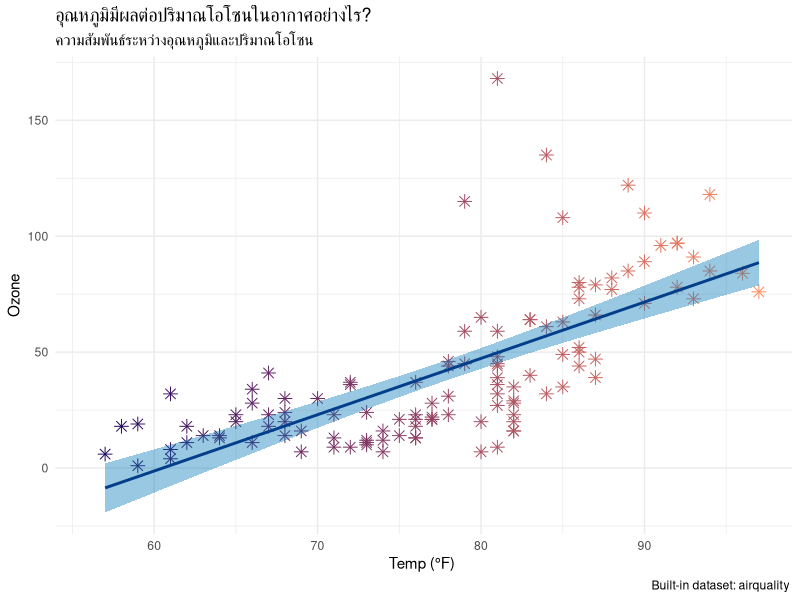
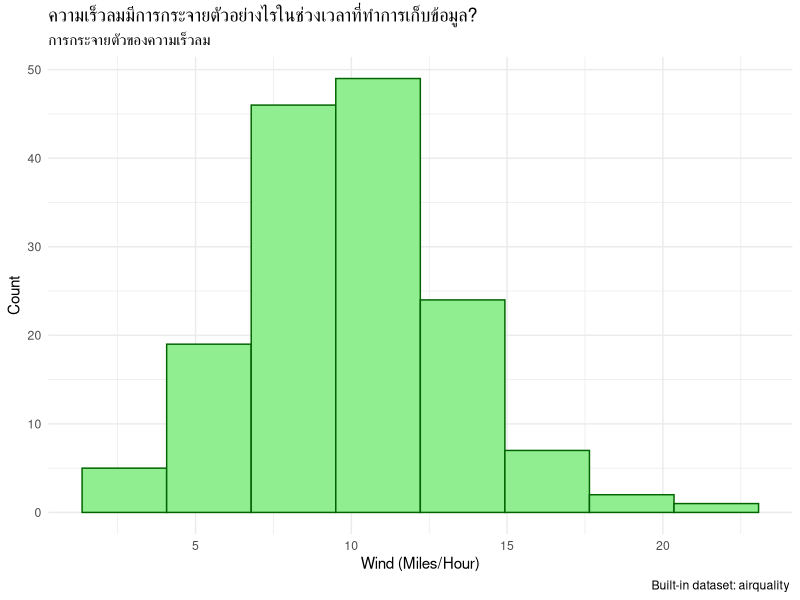
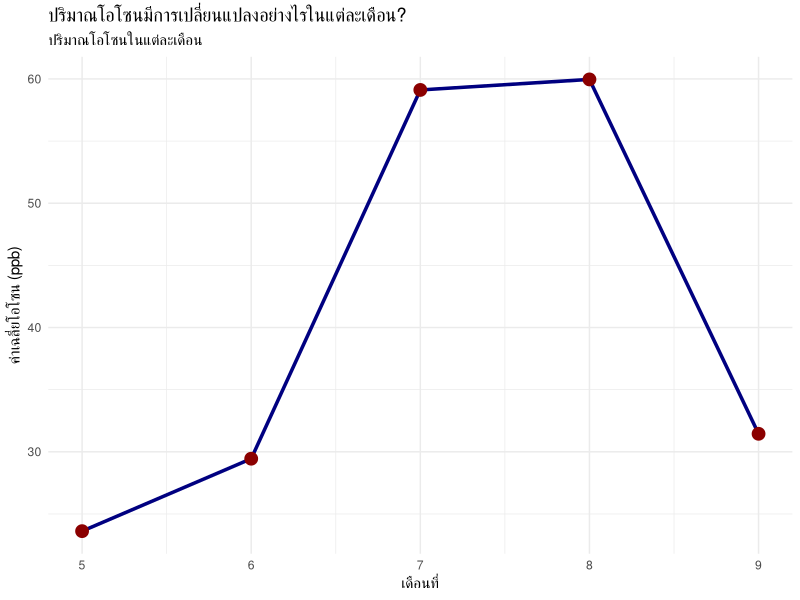
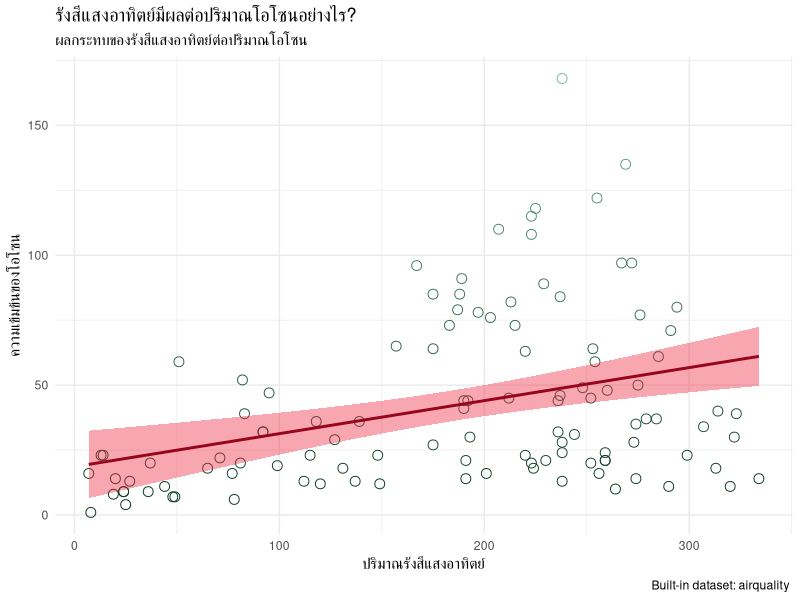
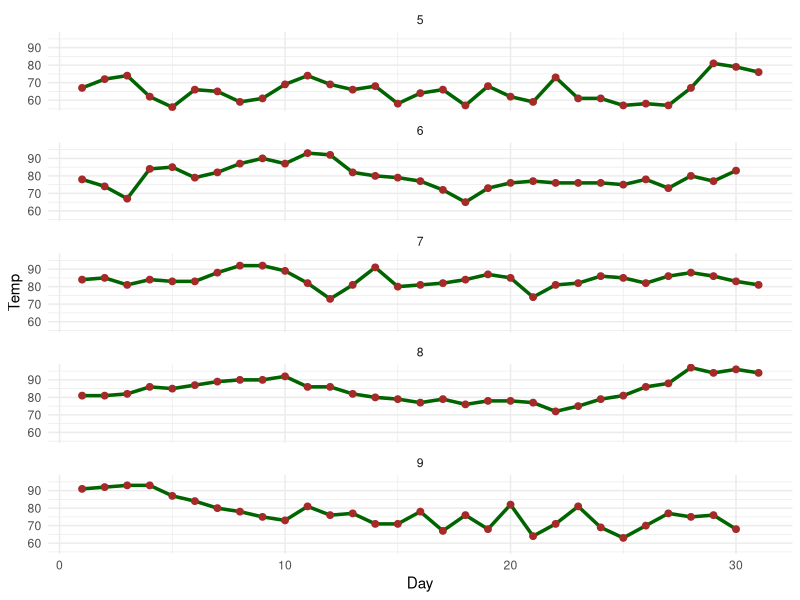

Source code (R) for these figures, in order:
## Homework Visualization
library(tidyverse)
library(ggplot2)
data(airquality)

# let's look at our dataset 
glimpse(airquality) 
head(airquality) 

# ความสัมพันธ์ระหว่างอุณหภูมิและปริมาณโอโซน
ggplot(airquality, aes(Temp, Ozone, color = Temp)) +
  geom_point(shape = 8, size = 3, na.rm = TRUE, show.legend = FALSE) +
  scale_color_gradient(low = "#03045e", high = "#ff8a5b") +
  geom_smooth(method = 'lm', se=TRUE, na.rm = TRUE, 
              fill='#0077b6',color='#023E8A') +
  theme_minimal() +
  labs(title = 'อุณหภูมิมีผลต่อปริมาณโอโซนในอากาศอย่างไร?',
       subtitle = 'ความสัมพันธ์ระหว่างอุณหภูมิและปริมาณโอโซน',
       caption = 'Built-in dataset: airquality ',
       x = 'Temp (°F) ',
       y = 'Ozone')

## correlation: Temp -> Ozone
airquality %>%
  filter(!is.na(Temp), !is.na(Ozone)) %>%
  summarise(corre_ = cor(Temp, Ozone))


# การกระจายตัวของความเร็วลม
ggplot(airquality,
       mapping = aes(Wind)) + 
  geom_histogram(bins = 8, fill = 'lightgreen', color='darkgreen') +
  theme_minimal() +
  labs(title = 'ความเร็วลมมีการกระจายตัวอย่างไรในช่วงเวลาที่ทำการเก็บข้อมูล?',
       subtitle = 'การกระจายตัวของความเร็วลม',
       caption = 'Built-in dataset: airquality ',
       x = 'Wind (Miles/Hour)',
       y = 'Count')


## freq table
airquality %>% 
  summarise(min_ = min(Wind),
            max_ = max(Wind))
# ความกว้าง = (20.7 - 1.7) / 8 = 2.375

# สร้างช่วงของข้อมูล
breaks <- seq(1.7, 20.7, by = 2.375)

# แบ่งช่วงข้อมูล
airquality <- airquality %>%
  mutate(Wind_cut = cut(Wind, breaks = breaks, include.lowest = TRUE))

# สร้างตารางแจกแจงความถี่
table(airquality$Wind_cut)



# ปริมาณโอโซนในแต่ละเดือน
airquality %>% 
  filter(!is.na(Ozone)) %>%
  group_by(Month) %>% 
  summarise(avg_ozone = mean(Ozone)) %>%
  ggplot(aes(Month, avg_ozone)) +
  geom_line(color = "navy", size = 1.2) +
  geom_point(color = "darkred", size = 4) +
  labs(title = "ปริมาณโอโซนมีการเปลี่ยนแปลงอย่างไรในแต่ละเดือน?",
       subtitle = "ปริมาณโอโซนในแต่ละเดือน", 
       x = "เดือนที่",
       y = "ค่าเฉลี่ยโอโซน (ppb)") +
  theme_minimal()
  
# table
airquality %>% 
  filter(!is.na(Ozone)) %>%
  group_by(Month) %>% 
  summarise(avg_ozone = mean(Ozone))


# ผลกระทบของรังสีแสงอาทิตย์ต่อปริมาณโอโซน
airquality %>%
  filter(!is.na(Ozone), !is.na(Solar.R)) %>%
  ggplot(aes(Solar.R, Ozone, color = Ozone)) + 
  geom_point(shape = 1, size = 3, show.legend = FALSE) +
  scale_color_gradient(low = "#04361d", high = "#76ba9d") +
  geom_smooth(method = 'lm', se=TRUE, na.rm = TRUE, 
              fill='#ef233c',color='#97051d') +
  theme_minimal() +
  labs(title = 'รังสีแสงอาทิตย์มีผลต่อปริมาณโอโซนอย่างไร?',
       subtitle = 'ผลกระทบของรังสีแสงอาทิตย์ต่อปริมาณโอโซน',
       caption = 'Built-in dataset: airquality ',
       x = 'ปริมาณรังสีแสงอาทิตย์',
       y = 'ความเข้มข้นของโอโซน')

## correlation: Temp -> Ozone
airquality %>%
  filter(!is.na(Solar.R), !is.na(Ozone)) %>%
  summarise(corre_ = cor(Solar.R, Ozone))


# การเปลี่ยนแปลงของอุณหภูมิในแต่ละวัน
airquality %>%
  filter(!is.na(Temp)) %>%
  ggplot(aes(Day, Temp)) +
  geom_line(color = "darkgreen", size = 1.2) +
  geom_point(color = "brown", size = 2)+
  facet_wrap(~Month, nrow=5) +
  theme_minimal()

# table
airquality %>%
  filter(!is.na(Temp)) %>%
  group_by(Month) %>%
  summarise(avg_temp = mean(Temp))
